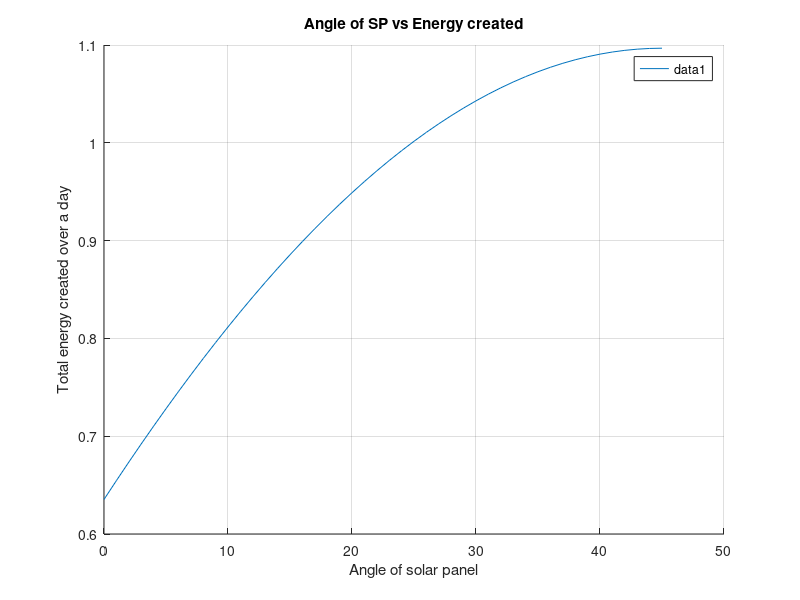

Write the MATLAB code that produced this figure.
clear all
close all
clc
warning off

Base_output = 75; %Watt
start_angle = 0;
end_angle = 90;
timestep = 1; %in minutes
nminutes = 60*24; %minutes in a day
nsteps = nminutes / timestep;
SPangle = 0:1:45;


times = (0:timestep:nminutes-timestep)+timestep/2;
angles = linspace(start_angle,end_angle,nsteps/2);
angles = [angles, linspace(end_angle-angles(2),start_angle,nsteps/2)];

for i = 1:length(SPangle)
SPangles = angles + SPangle(i);
ind = SPangles > 90;
SPangles(ind) = 90 - (SPangles(ind)-90);          

efficiency = 1 - cos(deg2rad(SPangles));
power = Base_output .* efficiency;
energypertimeunit = power.*60*timestep;
totalenergy(i) = sum(energypertimeunit * (2.7*10^-7));

% figure('units','normalized','outerposition',[0 0 1 1])
% grid on
% hold on
% plot(times/60,angles)
% plot(times/60,SPangles)
% plot(times/60,efficiency*100)
% plot(times/60,power)
% xlabel('Time')
% ylabel('Data')
% legend('angles','Solar panel angles','efficiency*100','power(J/s)')
% title('Simple simulation') 
end

figure('units','normalized','outerposition',[0 0 1 1])
grid on
hold on
plot(SPangle,totalenergy)
xlabel('Angle of solar panel')
ylabel('Total energy created over a day')
legend()
title('Angle of SP vs Energy created') 

